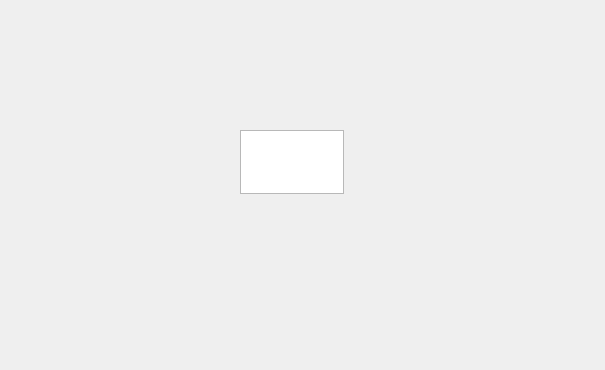
<?xml version="1.0" encoding="UTF-8"?>
<ui version="4.0">
 <class>Weather</class>
 <widget class="QWidget" name="Weather">
  <property name="geometry">
   <rect>
    <x>0</x>
    <y>0</y>
    <width>605</width>
    <height>370</height>
   </rect>
  </property>
  <property name="windowTitle">
   <string>Form</string>
  </property>
  <widget class="QTextEdit" name="weatherEd">
   <property name="geometry">
    <rect>
     <x>240</x>
     <y>130</y>
     <width>104</width>
     <height>64</height>
    </rect>
   </property>
  </widget>
  <widget class="QLabel" name="weeatherLb">
   <property name="geometry">
    <rect>
     <x>130</x>
     <y>120</y>
     <width>81</width>
     <height>81</height>
    </rect>
   </property>
   <property name="styleSheet">
    <string notr="true">image: url(:/UI/11.png);</string>
   </property>
   <property name="text">
    <string/>
   </property>
  </widget>
 </widget>
 <resources/>
 <connections/>
</ui>
